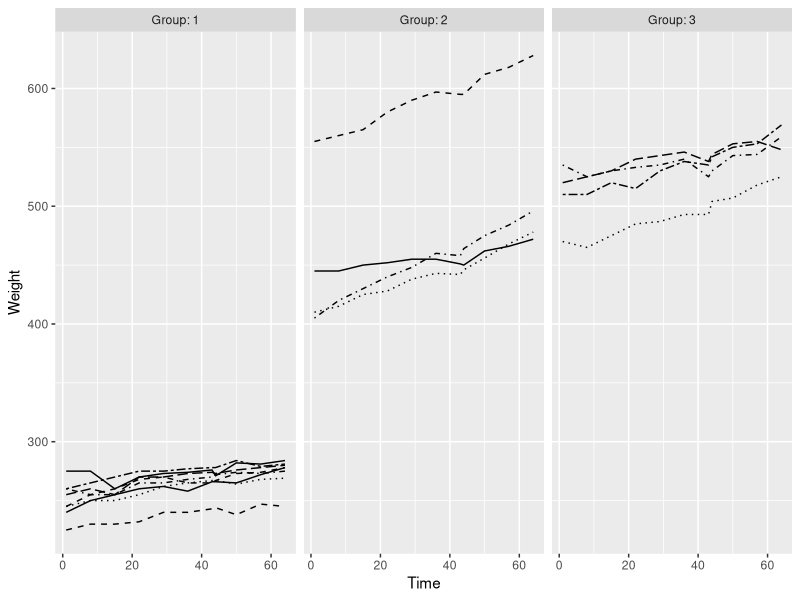
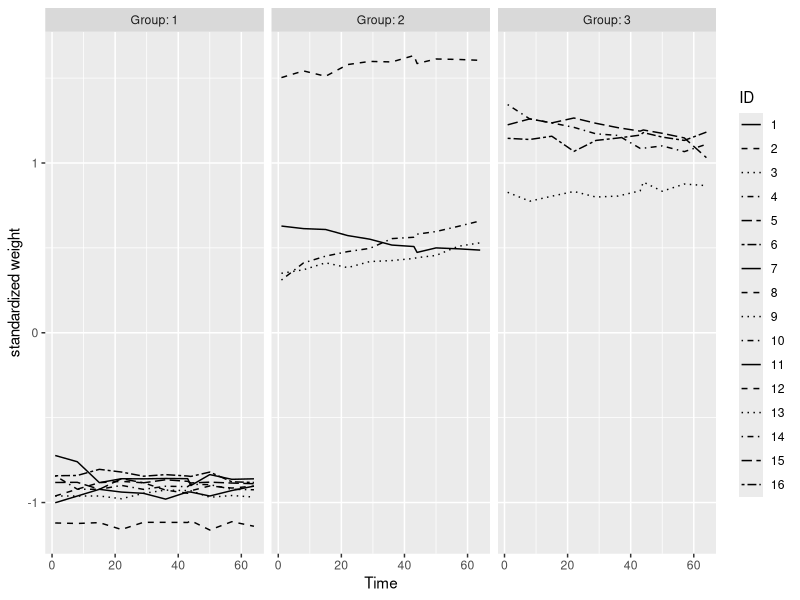
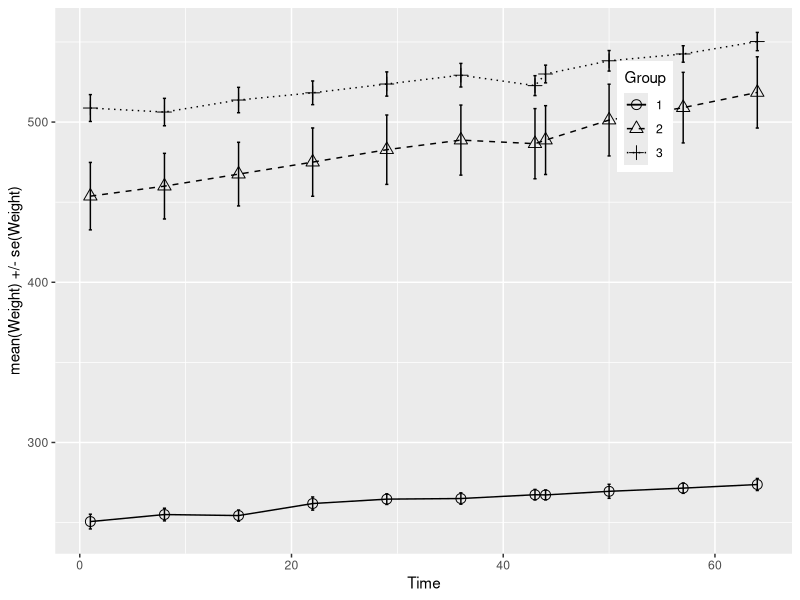
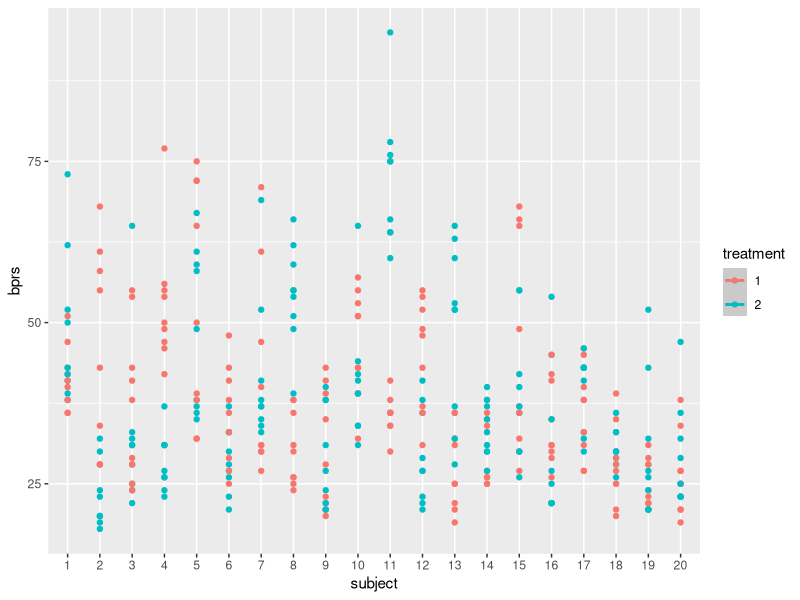

R code for these plots, in order:
## ---- chunk 1
library(dplyr)
library(tidyr)
library(ggplot2)

RATS <- read.csv("data/RATSL.csv")

RATS$ID <- factor(RATS$ID)
RATS$Group <- factor(RATS$Group)

## ---- chunk 2
ggplot(RATS, aes(x = Time, y = Weight, linetype = ID)) +
  geom_line() +
  scale_linetype_manual(values = rep(1:10, times=4)) +
  facet_grid(. ~ Group, labeller = label_both) +
  theme(legend.position = "none") + 
  scale_y_continuous(limits = c(min(RATS$Weight), max(RATS$Weight)))
## ---- chunk 3
RATS <- RATS %>%
  group_by(Time) %>%
  mutate(stdweight = (Weight - mean(Weight))/sd(Weight)) %>%
  ungroup()

ggplot(RATS, aes(x = Time, y = stdweight, linetype = ID)) +
  geom_line() +
  scale_linetype_manual(values = rep(1:10, times=4)) +
  facet_grid(. ~ Group, labeller = label_both) +
  theme(legend.position = "right") + 
  scale_y_continuous(name='standardized weight')
## ---- chunk 4
n <- RATS$Time %>% unique() %>% length()

RATS1 <- RATS %>%
  group_by(Group, Time) %>%
  summarise(mean = mean(Weight), se = (sd(Weight))/sqrt(n)) %>%
  ungroup()

ggplot(RATS1, aes(x = Time, y = mean, linetype = Group, shape = Group)) +
  geom_line() +
  scale_linetype_manual(values = c(1,2,3)) +
  geom_point(size=3) +
  scale_shape_manual(values = c(1,2,3)) +
  geom_errorbar(aes(ymin=mean-se, ymax=mean+se, linetype="1"), width=0.3) +
  theme(legend.position = c(0.8,0.8)) +
  scale_y_continuous(name = "mean(Weight) +/- se(Weight)")
## ---- chunk 5
#Now let's do the analysis of covariance: 
#t.test rises an error
RATS2 <- RATS %>%
  filter(Time > 0) %>%
  group_by(Group, ID) %>%
  summarise( mean=mean(Weight) ) %>%
  ungroup()

#RATS%>%t.test(mean ~ Group)

RATS1 <- read.csv("data/RATS.csv")

RATS2 <- RATS2 %>%
  mutate(baseline = RATS1$WD1)

fit <- lm(mean ~ baseline + Group, data = RATS2)
anova(fit)
## ---- chunk 6
library(dplyr)
library(tidyr)
library(ggplot2)

BPRS <- read.csv("data/BPRSL.csv")

BPRS$treatment <- factor(BPRS$treatment)
BPRS$subject <- factor(BPRS$subject)
## ---- chunk 7
ggplot(BPRS, aes(x=subject, y=bprs, color=treatment)) + geom_point() + geom_smooth()
## ---- chunk 8
BPRS_reg <- lm(bprs ~ week + treatment, BPRS)
summary(BPRS_reg)
## ---- chunk 9
library(lme4)
BPRS_ref <- lmer(bprs ~ week + treatment + (1 | subject), data = BPRS, REML = FALSE)
summary(BPRS_ref)
## ---- chunk 10
BPRS_ref1 <- lmer(bprs ~ week + treatment + (week | subject), data = BPRS, REML = FALSE)
summary(BPRS_ref1)
anova(BPRS_ref1, BPRS_ref)
## ---- chunk 11
BPRS_ref2 <- lmer(bprs ~ week + treatment + (week | subject) + (week*treatment), data = BPRS, REML = FALSE)

summary(BPRS_ref2)

anova(BPRS_ref2, BPRS_ref1)
